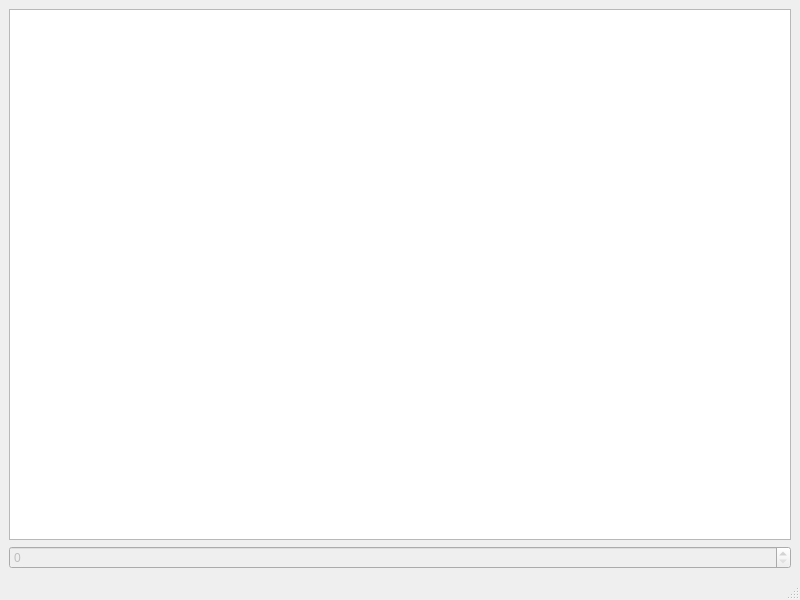
<?xml version="1.0" encoding="UTF-8"?>
<ui version="4.0">
 <class>MainWindow</class>
 <widget class="QMainWindow" name="MainWindow">
  <property name="geometry">
   <rect>
    <x>0</x>
    <y>0</y>
    <width>800</width>
    <height>600</height>
   </rect>
  </property>
  <property name="windowTitle">
   <string>MainWindow</string>
  </property>
  <widget class="QWidget" name="centralwidget">
   <layout class="QHBoxLayout" name="horizontalLayout_2">
    <item>
     <layout class="QVBoxLayout" name="verticalLayout">
      <item>
       <widget class="QTextEdit" name="te_input">
        <property name="sizePolicy">
         <sizepolicy hsizetype="Preferred" vsizetype="Preferred">
          <horstretch>0</horstretch>
          <verstretch>0</verstretch>
         </sizepolicy>
        </property>
       </widget>
      </item>
      <item>
       <widget class="QSpinBox" name="sb_counter">
        <property name="enabled">
         <bool>false</bool>
        </property>
        <property name="sizePolicy">
         <sizepolicy hsizetype="Preferred" vsizetype="Fixed">
          <horstretch>0</horstretch>
          <verstretch>0</verstretch>
         </sizepolicy>
        </property>
       </widget>
      </item>
     </layout>
    </item>
   </layout>
  </widget>
  <widget class="QMenuBar" name="menubar">
   <property name="geometry">
    <rect>
     <x>0</x>
     <y>0</y>
     <width>800</width>
     <height>26</height>
    </rect>
   </property>
  </widget>
  <widget class="QStatusBar" name="statusbar"/>
 </widget>
 <resources/>
 <connections/>
</ui>
